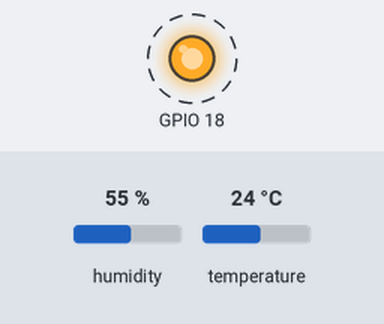
Recording of a program running on a simulated Raspberry Pi (BCM pin numbers). Parts: output pins drawn as LEDs (lit = HIGH). Dashed ring = blinking. Inputs (shaded band) come from the test bench; at power-on: humidity 55 %, temperature 24 °C. Threads take turns every 2 ms; what the program prints to the terminal is not drawn.

Above: at 0.5 s.
Timing chart, 0 to 4.6 s (numbered marks = the images above):
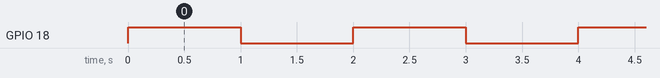

Measured:
- by itself, GPIO 18: alternates HIGH for 1.0 s and LOW for 1.0 s

The program:

leddth11.py
```python
import time
import board
import adafruit_dht
import threading
import RPi.GPIO as GPIO

GPIO.setwarnings(False)
GPIO.setmode(GPIO.BCM)
GPIO.setup(18, GPIO.OUT)

dht_device = adafruit_dht.DHT11(board.D4)

def parpadear_led():
    while True:
        GPIO.output(18, True)
        time.sleep(1)
        GPIO.output(18, False)
        time.sleep(1)

def leer_dht():
    while True:
        try:
            temperatura = dht_device.temperature
            humedad = dht_device.humidity
            if temperatura is not None and humedad is not None:
                print(f"Temp={temperatura:.1f}C  Humedad={humedad:.1f}%")
            else:
                print("Lectura no válida.")
        except RuntimeError as error:
            print(f"Error de lectura: {error}")
        time.sleep(3)

hilo_led = threading.Thread(target=parpadear_led)
hilo_dht = threading.Thread(target=leer_dht)

hilo_led.start()
hilo_dht.start()
```
